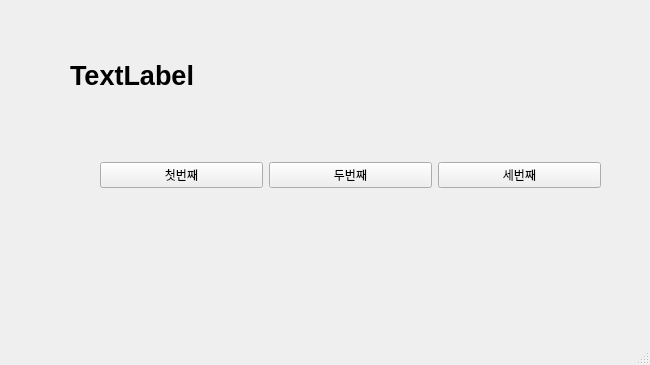
<?xml version="1.0" encoding="UTF-8"?>
<ui version="4.0">
 <class>MainWindow</class>
 <widget class="QMainWindow" name="MainWindow">
  <property name="geometry">
   <rect>
    <x>0</x>
    <y>0</y>
    <width>650</width>
    <height>365</height>
   </rect>
  </property>
  <property name="windowTitle">
   <string>MainWindow</string>
  </property>
  <widget class="QWidget" name="centralwidget">
   <widget class="QWidget" name="horizontalLayoutWidget">
    <property name="geometry">
     <rect>
      <x>100</x>
      <y>120</y>
      <width>501</width>
      <height>111</height>
     </rect>
    </property>
    <layout class="QHBoxLayout" name="horizontalLayout">
     <item>
      <widget class="QPushButton" name="pushButton">
       <property name="text">
        <string>첫번째</string>
       </property>
      </widget>
     </item>
     <item>
      <widget class="QPushButton" name="pushButton_2">
       <property name="text">
        <string>두번째</string>
       </property>
      </widget>
     </item>
     <item>
      <widget class="QPushButton" name="pushButton_3">
       <property name="text">
        <string>세번째</string>
       </property>
      </widget>
     </item>
    </layout>
   </widget>
   <widget class="QLabel" name="label">
    <property name="geometry">
     <rect>
      <x>70</x>
      <y>50</y>
      <width>521</width>
      <height>51</height>
     </rect>
    </property>
    <property name="font">
     <font>
      <pointsize>20</pointsize>
      <bold>true</bold>
     </font>
    </property>
    <property name="text">
     <string>TextLabel</string>
    </property>
   </widget>
  </widget>
  <widget class="QMenuBar" name="menubar">
   <property name="geometry">
    <rect>
     <x>0</x>
     <y>0</y>
     <width>650</width>
     <height>33</height>
    </rect>
   </property>
  </widget>
  <widget class="QStatusBar" name="statusbar"/>
 </widget>
 <resources/>
 <connections>
  <connection>
   <sender>pushButton</sender>
   <signal>clicked()</signal>
   <receiver>MainWindow</receiver>
   <slot>firstClick()</slot>
   <hints>
    <hint type="sourcelabel">
     <x>169</x>
     <y>201</y>
    </hint>
    <hint type="destinationlabel">
     <x>215</x>
     <y>260</y>
    </hint>
   </hints>
  </connection>
  <connection>
   <sender>pushButton_2</sender>
   <signal>clicked()</signal>
   <receiver>MainWindow</receiver>
   <slot>secondClick()</slot>
   <hints>
    <hint type="sourcelabel">
     <x>347</x>
     <y>204</y>
    </hint>
    <hint type="destinationlabel">
     <x>411</x>
     <y>266</y>
    </hint>
   </hints>
  </connection>
  <connection>
   <sender>pushButton_3</sender>
   <signal>clicked()</signal>
   <receiver>MainWindow</receiver>
   <slot>thirdClick()</slot>
   <hints>
    <hint type="sourcelabel">
     <x>533</x>
     <y>206</y>
    </hint>
    <hint type="destinationlabel">
     <x>567</x>
     <y>261</y>
    </hint>
   </hints>
  </connection>
 </connections>
 <slots>
  <slot>firstClick()</slot>
  <slot>secondClick()</slot>
  <slot>thirdClick()</slot>
 </slots>
</ui>
